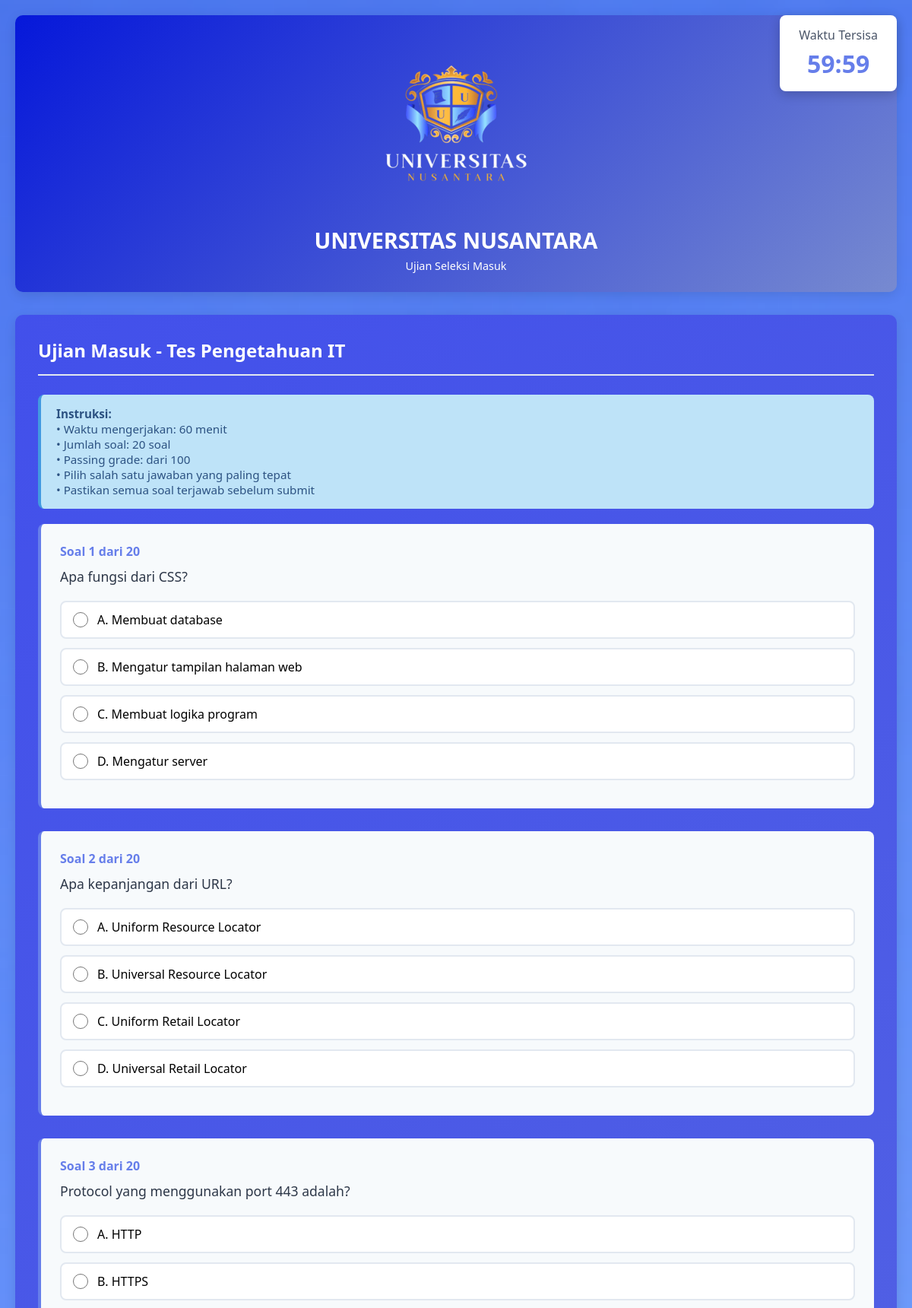
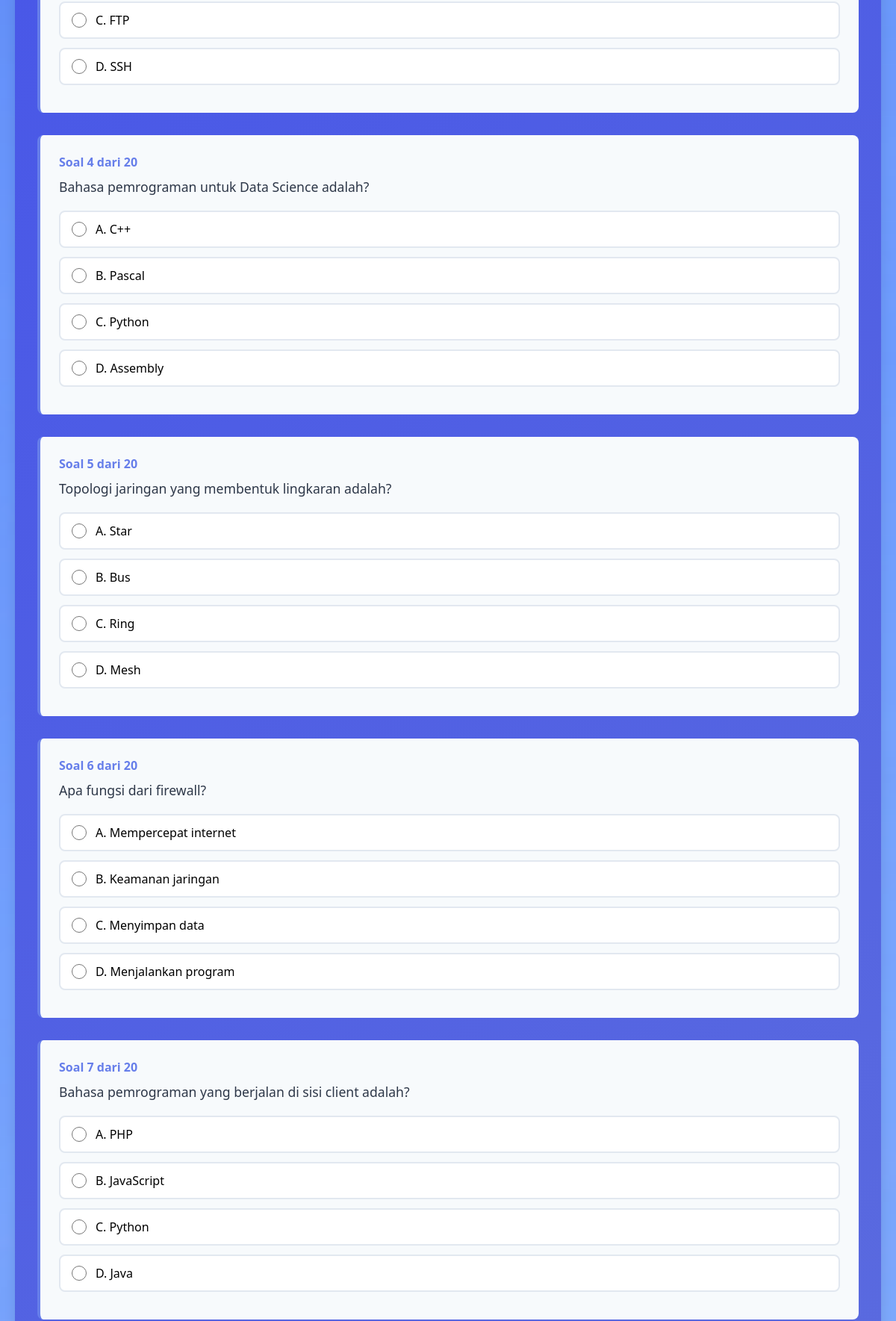
The page /user/test.php (signed in, upper part) on the database its author committed (2 pictures, top to bottom).
### tables this page shows
CREATE TABLE IF NOT EXISTS soal_test (
    id_soal INT PRIMARY KEY AUTO_INCREMENT,
    pertanyaan TEXT NOT NULL,
    pilihan_a VARCHAR(255) NOT NULL,
    pilihan_b VARCHAR(255) NOT NULL,
    pilihan_c VARCHAR(255) NOT NULL,
    pilihan_d VARCHAR(255) NOT NULL,
    jawaban_benar ENUM('A', 'B', 'C', 'D') NOT NULL,
    kategori VARCHAR(50) DEFAULT 'IT',
    status ENUM('aktif', 'nonaktif') DEFAULT 'aktif',
    created_at TIMESTAMP DEFAULT CURRENT_TIMESTAMP
);

### user/test.php (the view, shortened to what this page needs)
<?php
require_once '../config/database.php';
$user_id = $_SESSION['user_id'];
$user_query = "SELECT * FROM calon_mahasiswa WHERE id_calon = $user_id";
$user_result = mysqli_query($conn, $user_query);
$user = mysqli_fetch_assoc($user_result);
$soal_query = "SELECT * FROM soal_test WHERE status = 'aktif' ORDER BY RAND()";
$soal_result = mysqli_query($conn, $soal_query);
$jumlah_soal = mysqli_num_rows($soal_result);
?>
<!DOCTYPE html>
<html lang="id">
<head>
    <link rel="stylesheet" href="../assets/css/style.css">
</head>
<body>
    <div class="timer no-print">
        <div style="text-align: center;">
            <div style="color: #4a5568; margin-bottom: 5px;">Waktu Tersisa</div>
            <div class="timer-count" id="timer">60:00</div>
        </div>
    </div>
    <div class="container">
        <div class="header">
            <div class="header-logo"><img src="University Logo.png" width="300" alt=""></div>
            <h1 style="color:white;">UNIVERSITAS NUSANTARA</h1>
            <p style="color:white;">Ujian Seleksi Masuk</p>
        </div>
        <div class="card">
            <div class="card-header">
                <h2 class="card-title" style="color:white;">Ujian Masuk - Tes Pengetahuan IT</h2>
            </div>
            <div class="alert alert-info">
                <strong>Instruksi:</strong><br>
                • Waktu mengerjakan: 60 menit<br>
                • Jumlah soal: <?php echo $jumlah_soal; ?> soal<br>
                • Passing grade: <?php echo $user['nilai_minimum']; ?> dari 100<br>
                • Pilih salah satu jawaban yang paling tepat<br>
                • Pastikan semua soal terjawab sebelum submit
            </div>
            <form method="POST" id="testForm" onsubmit="return confirmSubmit()">
                <?php
                $no = 1;
                mysqli_data_seek($soal_result, 0);
                while ($soal = mysqli_fetch_assoc($soal_result)):
                ?>
                <div class="question-card">
                    <div class="question-number">Soal <?php echo $no; ?> dari <?php echo $jumlah_soal; ?></div>
                    <div class="question-text"><?php echo $soal['pertanyaan']; ?></div>
                    <div class="option-group">
                        <label>
                            <input type="radio" name="jawaban_<?php echo $soal['id_soal']; ?>" value="A" required>
                            <span>A. <?php echo $soal['pilihan_a']; ?></span>
                        </label>
                    </div>
                    <div class="option-group">
                        <label>
                            <input type="radio" name="jawaban_<?php echo $soal['id_soal']; ?>" value="B" required>
                            <span>B. <?php echo $soal['pilihan_b']; ?></span>
                        </label>
                    </div>
                    <div class="option-group">
                        <label>
                            <input type="radio" name="jawaban_<?php echo $soal['id_soal']; ?>" value="C" required>
                            <span>C. <?php echo $soal['pilihan_c']; ?></span>
                        </label>
                    </div>
                    <div class="option-group">
                        <label>
                            <input type="radio" name="jawaban_<?php echo $soal['id_soal']; ?>" value="D" required>
                            <span>D. <?php echo $soal['pilihan_d']; ?></span>
                        </label>
                    </div>
                </div>
                <?php
                $no++;
                endwhile;
                ?>
            </form>
        </div>
    </div>
</body>
</html>

### assets/css/style.css (style rules this page uses)
* { margin: 0; padding: 0; box-sizing: border-box; }
body { font-family: "Segoe UI", Tahoma, Geneva, Verdana, sans-serif; background-image: url(../../user/univ2img.png); background-repeat: no-repeat; background-position: top center; background-size: cover; min-height: 100vh; padding: 20px; }
.container { max-width: 1200px; margin: 0 auto; }
.header { background: linear-gradient(135deg, #0618da 0%, #778ad0 100%); padding: 25px 30px; border-radius: 10px; box-shadow: 0 4px 15px rgba(0, 0, 0, 0.1); margin-bottom: 30px; text-align: center; }
.header-logo { font-size: 2em; color: #4a5568; margin-bottom: 5px; }
.header h1 { color: #2d3748; font-size: 1.8em; margin-bottom: 5px; }
.header p { color: #718096; font-size: 0.9em; }
.card { background: linear-gradient(135deg, #4250eb 0%, #778ad0 100%); padding: 30px; border-radius: 10px; box-shadow: 0 4px 15px rgba(0, 0, 0, 0.1); margin-bottom: 20px; }
.card-header { border-bottom: 2px solid #e2e8f0; padding-bottom: 15px; margin-bottom: 25px; }
.card-title { color: #2d3748; font-size: 1.5em; font-weight: 600; }
.alert { padding: 15px 20px; border-radius: 8px; margin-bottom: 20px; font-size: 0.95em; }
.alert-info { background: #bee3f8; color: #2c5282; border-left: 4px solid #4299e1; }
.question-card { margin-bottom: 30px; padding: 25px; background: #f7fafc; border-radius: 8px; border-left: 4px solid #667eea; }
.question-number { color: #667eea; font-weight: 600; margin-bottom: 10px; }
.question-text { color: #2d3748; font-size: 1.1em; margin-bottom: 20px; font-weight: 500; }
.option-group { margin-bottom: 12px; }
.option-group label { display: flex; align-items: center; padding: 12px 15px; background: white; border: 2px solid #e2e8f0; border-radius: 8px; cursor: pointer; transition: all 0.3s ease; }
.option-group input[type="radio"] { margin-right: 12px; width: 20px; height: 20px; cursor: pointer; }

### user/test.php (style rules this page uses)
.timer { position: fixed; top: 20px; right: 20px; background: white; padding: 15px 25px; border-radius: 8px; box-shadow: 0 4px 15px rgba(0,0,0,0.2); z-index: 1000; }
.timer-count { font-size: 2em; font-weight: bold; color: #667eea; }

### rows shown on the page
soal_test: pertanyaan "Apa fungsi dari CSS?", pilihan_a "Membuat database", pilihan_b "Mengatur tampilan halaman web", pilihan_c "Membuat logika program", pilihan_d "Mengatur server"
soal_test: pertanyaan "Apa kepanjangan dari URL?", pilihan_a "Uniform Resource Locator", pilihan_b "Universal Resource Locator", pilihan_c "Uniform Retail Locator", pilihan_d "Universal Retail Locator"
soal_test: pertanyaan "Protocol yang menggunakan port 443 adalah?", pilihan_a "HTTP", pilihan_b "HTTPS", pilihan_c "FTP", pilihan_d "SSH"
soal_test: pertanyaan "Bahasa pemrograman untuk Data Science adalah?", pilihan_a "C++", pilihan_b "Pascal", pilihan_c "Python", pilihan_d "Assembly"
soal_test: pertanyaan "Topologi jaringan yang membentuk lingkaran adalah?", pilihan_a "Star", pilihan_b "Bus", pilihan_c "Ring", pilihan_d "Mesh"
soal_test: pertanyaan "Apa fungsi dari firewall?", pilihan_a "Mempercepat internet", pilihan_b "Keamanan jaringan", pilihan_c "Menyimpan data", pilihan_d "Menjalankan program"
soal_test: pertanyaan "Bahasa pemrograman yang berjalan di sisi client adalah?", pilihan_a "PHP", pilihan_b "JavaScript", pilihan_c "Python", pilihan_d "Java"

### other values the page prints
$jumlah_soal "20"
